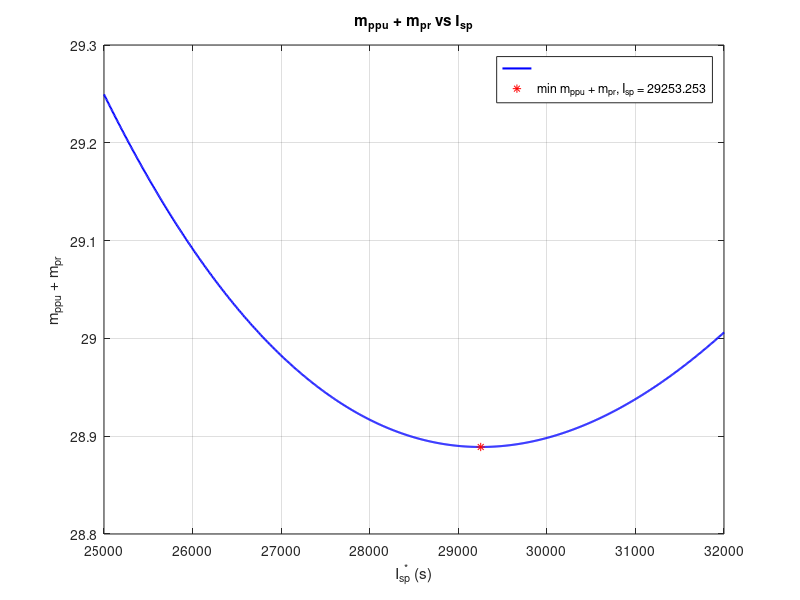

The MATLAB source for this figure:
%AAE_534_HW1_Problem_3
%% ____________________
%% INITIALIZATION

%Change These Values for what our system will use

m_u = 500;          %kg
T = 0.500;          %N
dv = 8000;          %m/s
a = 0.0001;         %kg/W
n = 0.5;
I_sp = linspace(25000, 32000, 1000);
g_0 = 9.80665;      %m/s^2
%% ____________________
%% CALCULATIONS
m_ppm_pr = ((a*T*g_0*I_sp)/(2*n)).*exp(dv./(I_sp*g_0))+m_u*(exp(dv./(I_sp*g_0))-1);
[min_m, idx] = min(m_ppm_pr);

min_ppm = (a*T*g_0*I_sp(idx))/(2*n)*exp(dv/(I_sp(idx)*g_0));
min_pr = m_u*(exp(dv/(I_sp(idx)*g_0))-1);

%% ____________________
%% OUTPUTS
figure(1)
plot(I_sp, m_ppm_pr, 'b', 'LineWidth', 1.5)
hold on
plot(I_sp(idx), min_m, 'r*')
hold off
xlabel('I_s_p^* (s)')
ylabel('m_p_p_u + m_p_r')
title('m_p_p_u + m_p_r vs I_s_p')
legend('', sprintf('min m_p_p_u + m_p_r, I_s_p = %.3f', I_sp(idx)))
grid on
